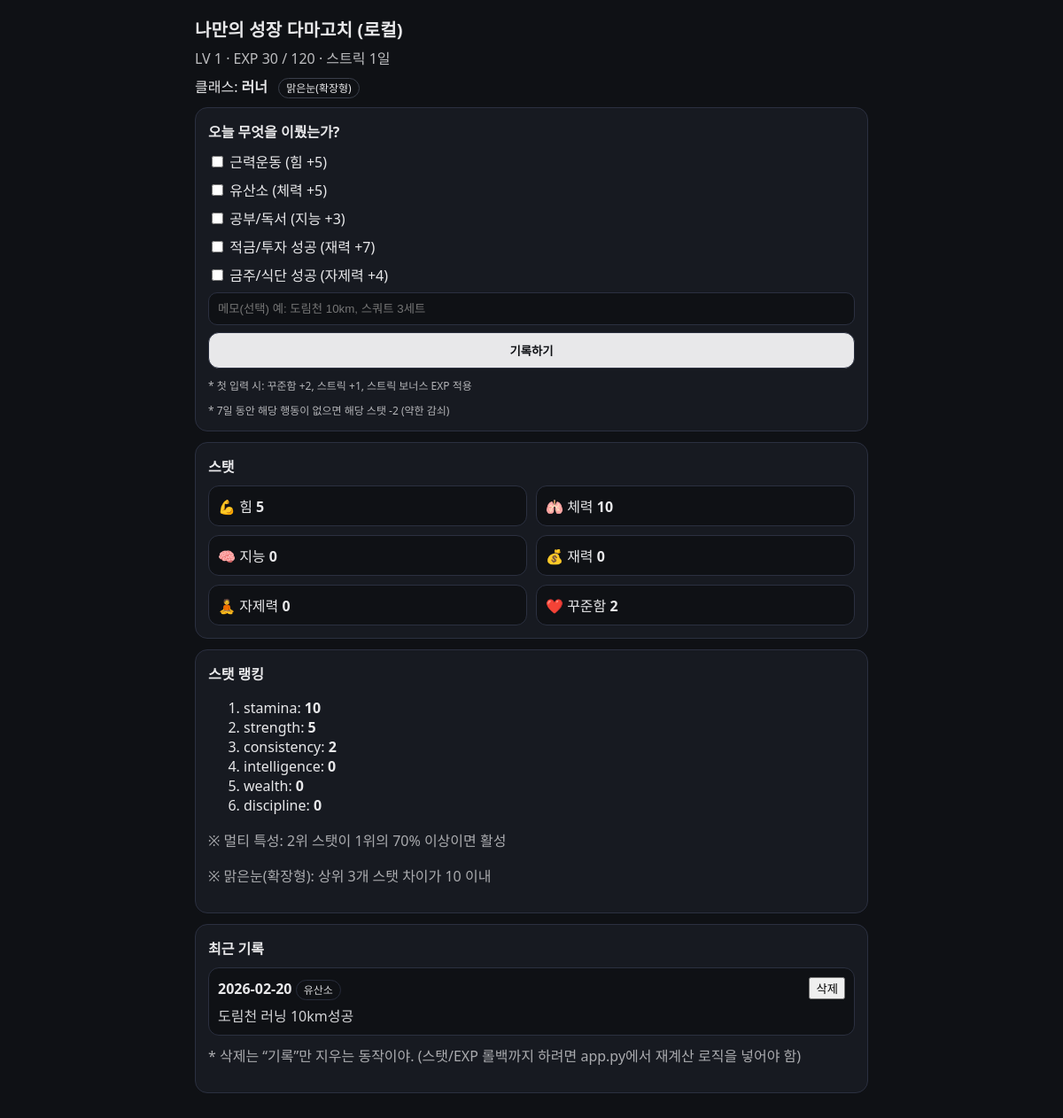
Before: / with the older database file.
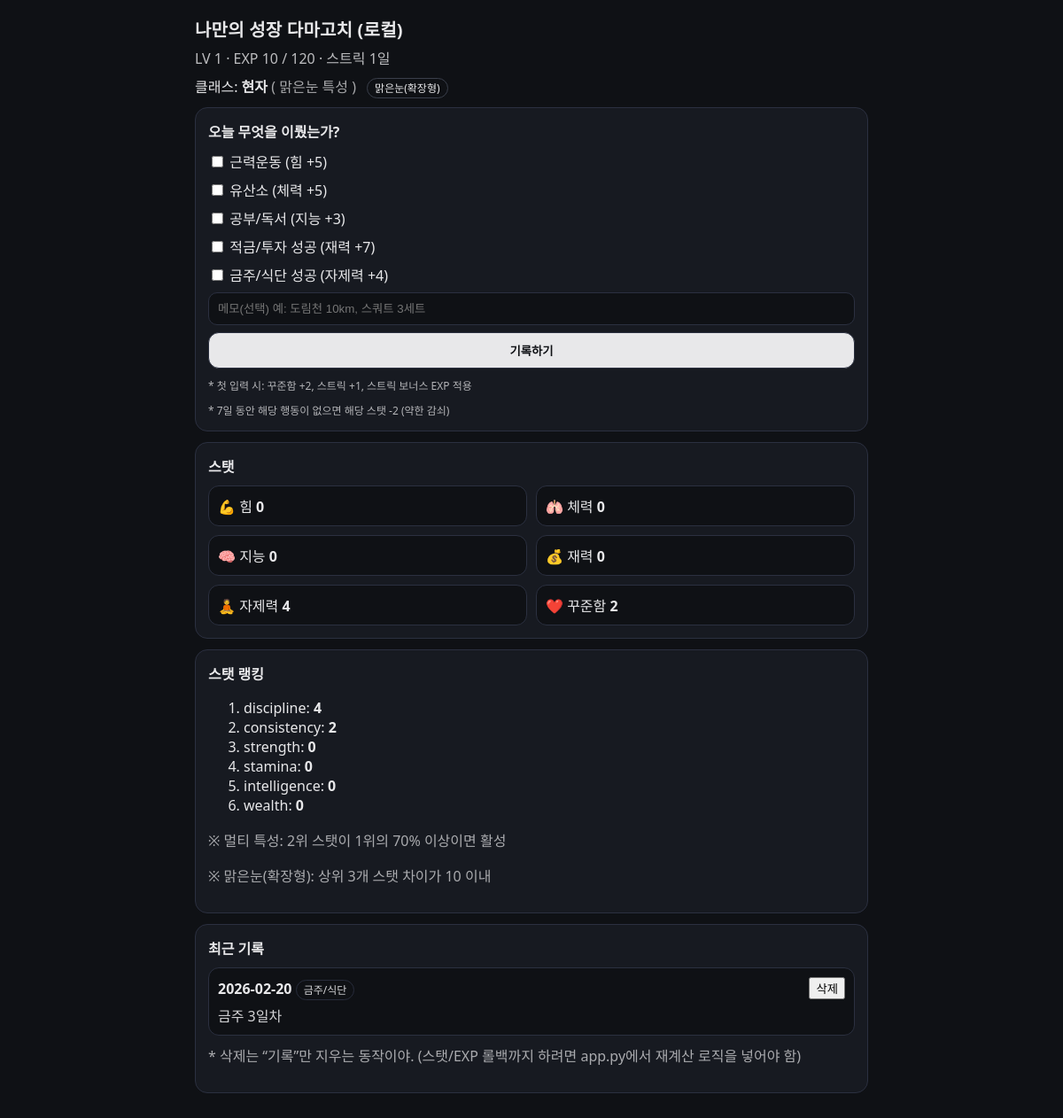
After: the same page with the newer database file.
### tables this page shows
CREATE TABLE profile (
        id INTEGER PRIMARY KEY,
        level INTEGER NOT NULL,
        exp INTEGER NOT NULL,
        strength INTEGER NOT NULL,
        stamina INTEGER NOT NULL,
        intelligence INTEGER NOT NULL,
        wealth INTEGER NOT NULL,
        discipline INTEGER NOT NULL,
        consistency INTEGER NOT NULL,
        streak INTEGER NOT NULL,
        last_check_date TEXT NOT NULL
    );

CREATE TABLE actions (
        id INTEGER PRIMARY KEY AUTOINCREMENT,
        date TEXT NOT NULL,
        type TEXT NOT NULL,
        amount INTEGER NOT NULL DEFAULT 1,
        note TEXT
    );

### mytama/tama_rpg/app.py (the view)
@app.route("/", methods=["GET"])
def index():
    init_db()
    p = get_profile()
    p = handle_daily_check(p, today_str())
    update_profile(p)
    base_class, trait, title, sorted_stats = compute_class_and_traits(p)
    flags = layer_flags(p)
    recent_actions = get_recent_actions(30)
    return render_template(
        "index.html",
        p=p,
        need=need_exp_for_next(p["level"]),
        base_class=base_class,
        trait=trait,
        title=title,
        sorted_stats=sorted_stats,
        flags=flags,
        recent_actions=recent_actions
    )

### mytama/tama_rpg/app.py (called while the page is built)
def need_exp_for_next(level: int) -> int:
    return 100 + (level * 20)

def today_str() -> str:
    return date.today().isoformat()

def parse_date(s: str) -> date:
    return datetime.strptime(s, "%Y-%m-%d").date()

def db():
    conn = sqlite3.connect(DB_PATH)
    conn.row_factory = sqlite3.Row
    return conn

def get_profile():
    conn = db()
    row = conn.execute("SELECT * FROM profile WHERE id=1").fetchone()
    conn.close()
    return dict(row)

def update_profile(p: dict):
    conn = db()
    conn.execute("""
    UPDATE profile
    SET level=?, exp=?, strength=?, stamina=?, intelligence=?, wealth=?, discipline=?, consistency=?, streak=?, last_check_date=?
    WHERE id=1
    """, (
        p["level"], p["exp"],
        p["strength"], p["stamina"], p["intelligence"], p["wealth"], p["discipline"], p["consistency"],
        p["streak"], p["last_check_date"]
    ))
    conn.commit()
    conn.close()

def get_recent_actions(limit: int = 30):
    conn = db()
    rows = conn.execute("""
        SELECT id, date, type, note
        FROM actions
        ORDER BY date DESC, id DESC
        LIMIT ?
    """, (limit,)).fetchall()
    conn.close()
    out = []
    for r in rows:
        t = r["type"]
        out.append({
            "id": r["id"],
            "date": r["date"],
            "type": t,
            "type_ko": TYPE_KO.get(t, t),  # <-- 이게 핵심
            "note": r["note"] or ""
        })
    return out

def compute_class_and_traits(p: dict):
    stats = {k: p[k] for k in STAT_KEYS}
    sorted_stats = sorted(stats.items(), key=lambda kv: kv[1], reverse=True)
    top1, v1 = sorted_stats[0]
    top2, v2 = sorted_stats[1]
    top3, v3 = sorted_stats[2]
    base_class = {
        "strength": "보디빌더",
        "stamina": "러너",
        "intelligence": "학자",
        "wealth": "재력가",
        "discipline": "현자",
        "consistency": "맑은눈",  # 꾸준함 1위면 맑은눈 성향
    }[top1]
    trait = None
    if v1 > 0 and v2 >= int(v1 * 0.7):
        trait = {
            "strength": "보디빌더",
            "stamina": "러너",
            "intelligence": "학자",
            "wealth": "재력가",
            "discipline": "현자",
            "consistency": "맑은눈",
        }[top2]
    title = None
    if (v1 - v3) <= 10 and v1 > 0:
        title = "맑은눈(확장형)"
    return base_class, trait, title, sorted_stats

def layer_flags(p: dict):
    flags = {}
    for k in STAT_KEYS:
        flags[f"{k}_20"] = p[k] >= 20
        flags[f"{k}_50"] = p[k] >= 50
    return flags

### mytama/tama_rpg/templates/index.html (shortened to what this page needs)
<!doctype html>
<html lang="ko">
<head>
  <link rel="stylesheet" href="/static/style.css"/>
</head>
<body>
  <div class="wrap">
    <header class="top">
      <div class="title">나만의 성장 다마고치 (로컬)</div>
      <div class="sub">
        LV {{p.level}} · EXP {{p.exp}} / {{need}} · 스트릭 {{p.streak}}일
      </div>
      <div class="classline">
        클래스: <b>{{base_class}}</b>
        {% if trait %} <span class="muted">( {{trait}} 특성 )</span>{% endif %}
        {% if title %} <span class="badge">{{title}}</span>{% endif %}
      </div>
    </header>
    <section class="card">
      <h2>오늘 무엇을 이뤘는가?</h2>
      <form action="/log" method="post" class="form">
        <label><input type="checkbox" name="actions" value="strength"> 근력운동 (힘 +5)</label>
        <label><input type="checkbox" name="actions" value="stamina"> 유산소 (체력 +5)</label>
        <label><input type="checkbox" name="actions" value="intelligence"> 공부/독서 (지능 +3)</label>
        <label><input type="checkbox" name="actions" value="wealth"> 적금/투자 성공 (재력 +7)</label>
        <label><input type="checkbox" name="actions" value="discipline"> 금주/식단 성공 (자제력 +4)</label>
        <input class="note" name="note" placeholder="메모(선택) 예: 도림천 10km, 스쿼트 3세트"/>
        <button class="btn" type="submit">기록하기</button>
      </form>
      <p class="hint">* 첫 입력 시: 꾸준함 +2, 스트릭 +1, 스트릭 보너스 EXP 적용</p>
      <p class="hint">* 7일 동안 해당 행동이 없으면 해당 스탯 -2 (약한 감쇠)</p>
    </section>
    <section class="card">
      <h2>스탯</h2>
      <div class="grid">
        <div class="stat">💪 힘 <b>{{p.strength}}</b> {% if flags.strength_50 %}<span class="tag">어깨확장</span>{% elif flags.strength_20 %}<span class="tag">근육팔</span>{% endif %}</div>
        <div class="stat">🫁 체력 <b>{{p.stamina}}</b> {% if flags.stamina_50 %}<span class="tag">스피드라인</span>{% elif flags.stamina_20 %}<span class="tag">생기</span>{% endif %}</div>
        <div class="stat">🧠 지능 <b>{{p.intelligence}}</b> {% if flags.intelligence_50 %}<span class="tag">책+전구</span>{% elif flags.intelligence_20 %}<span class="tag">안경</span>{% endif %}</div>
        <div class="stat">💰 재력 <b>{{p.wealth}}</b> {% if flags.wealth_50 %}<span class="tag">코트</span>{% elif flags.wealth_20 %}<span class="tag">시계</span>{% endif %}</div>
        <div class="stat">🧘 자제력 <b>{{p.discipline}}</b> {% if flags.discipline_50 %}<span class="tag">차분표정</span>{% elif flags.discipline_20 %}<span class="tag">피부톤</span>{% endif %}</div>
        <div class="stat">❤️ 꾸준함 <b>{{p.consistency}}</b> {% if flags.consistency_50 %}<span class="tag">후광</span>{% elif flags.consistency_20 %}<span class="tag">오라</span>{% endif %}</div>
      </div>
    </section>
    <section class="card">
      <h2>스탯 랭킹</h2>
      <ol>
        {% for k,v in sorted_stats %}
          <li>{{k}}: <b>{{v}}</b></li>
        {% endfor %}
      </ol>
      <p class="muted">※ 멀티 특성: 2위 스탯이 1위의 70% 이상이면 활성</p>
      <p class="muted">※ 맑은눈(확장형): 상위 3개 스탯 차이가 10 이내</p>
    </section>
    <section class="card">
      <h2>최근 기록</h2>
      {% if recent_actions and recent_actions|length > 0 %}
        <ul class="loglist">
          {% for a in recent_actions %}
            <li class="logitem">
              <div class="logtop">
                <div>
                  <b>{{a.date}}</b>
                  <span class="pill">{{a.type_ko}}</span>
                </div>
                {% if a.id is defined %}
                  <form action="/delete" method="post" class="deleteform" onsubmit="return confirm('이 기록을 삭제할까?');">
                    <button type="submit" class="delbtn">삭제</button>
                  </form>
                {% endif %}
              </div>
              {% if a.note %}
                <div class="lognote">{{a.note}}</div>
              {% else %}
                <div class="lognote muted">메모 없음</div>
              {% endif %}
            </li>
          {% endfor %}
        </ul>
        <p class="muted" style="margin-top:10px;">
          * 삭제는 “기록”만 지우는 동작이야. (스탯/EXP 롤백까지 하려면 app.py에서 재계산 로직을 넣어야 함)
        </p>
      {% else %}
        <div class="muted">아직 기록이 없어.</div>
      {% endif %}
    </section>
  </div>
</body>
</html>

### mytama/tama_rpg/static/style.css (style rules this page uses)
body { font-family: system-ui, -apple-system, Segoe UI, Roboto, Arial; background:#0f1115; color:#e8e8ea; margin:0; }
.wrap { max-width: 760px; margin: 0 auto; padding: 18px; }
.top { margin-bottom: 12px; }
.title { font-size: 20px; font-weight: 800; letter-spacing: .2px; }
.sub { opacity: .8; margin-top: 6px; }
.classline { margin-top: 8px; }
.badge { margin-left: 8px; padding: 2px 8px; border: 1px solid #3a3f4b; border-radius: 999px; font-size: 12px; }
.muted { opacity: .7; }
.card { background:#171a21; border:1px solid #2b3040; border-radius: 14px; padding: 14px; margin: 12px 0; }
h2 { margin: 0 0 10px 0; font-size: 16px; }
.form { display:flex; flex-direction:column; gap:8px; }
.note { padding: 10px; border-radius: 10px; border:1px solid #2b3040; background:#0f1115; color:#e8e8ea; }
.btn { padding: 10px 12px; border-radius: 12px; border:1px solid #2b3040; background:#e8e8ea; color:#0f1115; font-weight: 800; cursor:pointer; }
.hint { margin: 10px 0 0 0; opacity:.75; font-size: 12px; }
.grid { display:grid; grid-template-columns: 1fr 1fr; gap:10px; }
.stat { background:#0f1115; border:1px solid #2b3040; border-radius: 12px; padding: 10px; }
.loglist { list-style:none; padding:0; margin:0; display:flex; flex-direction:column; gap:10px; }
.logitem { border:1px solid #2b3040; border-radius:12px; padding:10px; background:#0f1115; }
.logtop { display:flex; justify-content:space-between; align-items:center; gap:10px; }
.pill { font-size:12px; padding:2px 8px; border-radius:999px; border:1px solid #2b3040; opacity:.9; }
.lognote { margin-top:6px; opacity:.9; }

Changed rows visible on the page:
removed actions: date "2026-02-20", type_ko "유산소", note "도림천 러닝 10km성공"
changed profile: exp "30" → "10"; strength "5" → "0"; stamina "10" → "0"; discipline "0" → "4"
added actions: date "2026-02-20", type_ko "금주/식단", note "금주 3일차"
Other visible differences:
{{ base_class }}: "러너" → "현자"
{{ trait }}: (not shown) → "맑은눈"
text now shown: "( 특성 )"
new list line: "discipline : 4"
new list line: "strength : 0"
new list line: "stamina : 0"
list line gone: "stamina : 10"
list line gone: "strength : 5"
list line gone: "discipline : 0"
